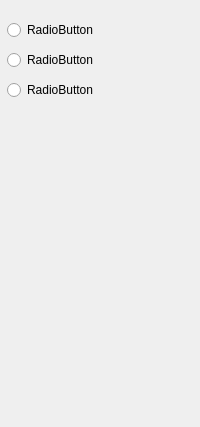
                     <widget class="QWidget" name="LanguagePage">
                      <layout class="QVBoxLayout" name="verticalLayout_19">
                       <property name="spacing">
                        <number>0</number>
                       </property>
                       <property name="leftMargin">
                        <number>0</number>
                       </property>
                       <property name="topMargin">
                        <number>20</number>
                       </property>
                       <property name="rightMargin">
                        <number>0</number>
                       </property>
                       <property name="bottomMargin">
                        <number>0</number>
                       </property>
                       <item>
                        <layout class="QVBoxLayout" name="verticalLayout_18">
                         <property name="spacing">
                          <number>10</number>
                         </property>
                         <property name="leftMargin">
                          <number>7</number>
                         </property>
                         <item>
                          <widget class="QRadioButton" name="enButton">
                           <property name="text">
                            <string>RadioButton</string>
                           </property>
                          </widget>
                         </item>
                         <item>
                          <widget class="QRadioButton" name="cnButton">
                           <property name="text">
                            <string>RadioButton</string>
                           </property>
                          </widget>
                         </item>
                         <item>
                          <widget class="QRadioButton" name="jpButton">
                           <property name="text">
                            <string>RadioButton</string>
                           </property>
                          </widget>
                         </item>
                        </layout>
                       </item>
                       <item>
                        <spacer name="verticalSpacer_7">
                         <property name="orientation">
                          <enum>Qt::Vertical</enum>
                         </property>
                         <property name="sizeHint" stdset="0">
                          <size>
                           <width>20</width>
                           <height>327</height>
                          </size>
                         </property>
                        </spacer>
                       </item>
                      </layout>
                     </widget>
